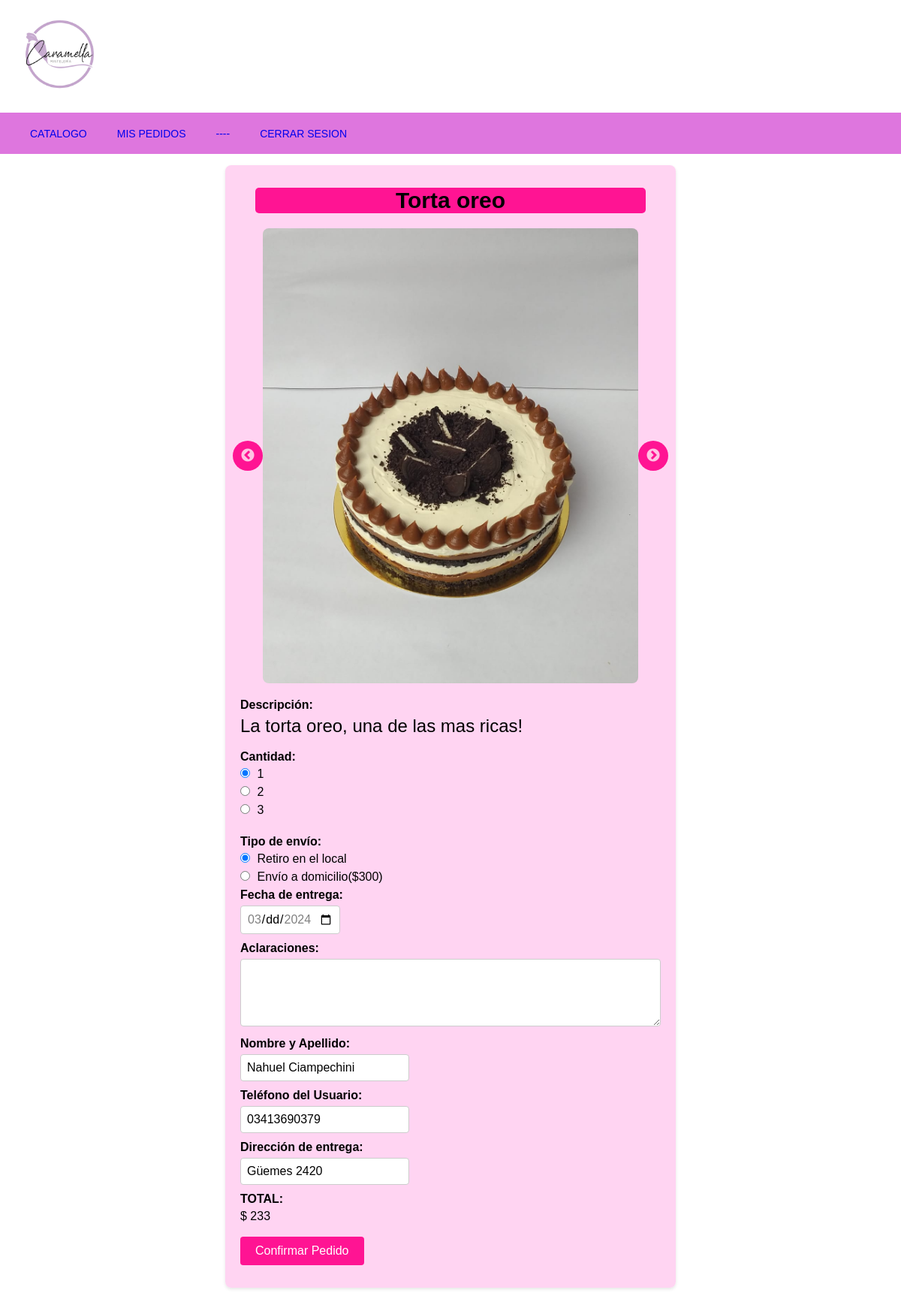
Screenshot of /realizar_pedido.php?id=39 (signed in) with the database file from the repository.
### tables this page shows
CREATE TABLE `producto` (
  `Id_producto` int(11) NOT NULL,
  `nombreProducto` varchar(25) DEFAULT NULL,
  `valorProducto` int(11) DEFAULT NULL,
  `descripcion` varchar(250) NOT NULL
);

CREATE TABLE `usuario` (
  `Id_usuario` int(11) NOT NULL,
  `Id_tipoUsuario` int(11) DEFAULT NULL,
  `nombreCliente` varchar(25) DEFAULT NULL,
  `apellidoCliente` varchar(25) DEFAULT NULL,
  `email` varchar(40) DEFAULT NULL,
  `contrasena` varchar(25) DEFAULT NULL,
  `fechaRegistro` datetime DEFAULT NULL ON UPDATE current_timestamp(),
  `telefono` varchar(25) DEFAULT NULL,
  `direccion` varchar(25) DEFAULT NULL
);

### realizar_pedido.php (the view, shortened to what this page needs)
<?php
include_once('php/conexion_database.php');
if (!isset($_SESSION['usuario'])) {
    header("Location: ./login.php");
}else if(isset($_GET['id']) && !empty($_GET['id'])) {
    $idProducto = $_GET['id'];
    $queryProducto = "SELECT * FROM producto WHERE Id_producto = $idProducto";
    $resultadoProducto = $database->query($queryProducto);
    if ($resultadoProducto->num_rows > 0) {
        $producto = $resultadoProducto->fetch_assoc();
    } else {
        header("Location: ./catalogo.php");
    }
} else {
    header("Location: ./catalogo.php");
}
$idUsuario=$_SESSION['usuario'];
$queryUsuario = "SELECT * FROM usuario WHERE Id_usuario='$idUsuario'";
$resultadoUsuario = $database->query($queryUsuario);
$datosUsuario = $resultadoUsuario->fetch_assoc();
$queryImagenes = "SELECT nombreFoto FROM fotoproducto WHERE Id_producto = $idProducto";
$resultadoImagenes = $database->query($queryImagenes);
$imagenes = array();
while ($imagen = $resultadoImagenes->fetch_assoc()) {
    $imagenes[] = $imagen['nombreFoto'];
}
?>
<!DOCTYPE html>
<html lang="es">
<head>
    <link rel="stylesheet" href="https://cdnjs.cloudflare.com/ajax/libs/slick-carousel/1.8.1/slick.min.css">
    <link rel="stylesheet" href="https://cdnjs.cloudflare.com/ajax/libs/slick-carousel/1.8.1/slick-theme.min.css">
</head>
<?php
include_once('index.php');
?>
<body>
    <main>
            <div class="producto-detalle">
                <form class="realizar-pedido" action="php/registro_pedido.php" method="POST" onsubmit="return confirmarPedido()">
                    <h2><?php echo $producto['nombreProducto']; ?></h2>
                    <div class="slick-slider">
                        <?php foreach ($imagenes as $imagen) { ?>
                            <div class="slick-slide">
                                <img src="<?php echo $imagen; ?>" alt="<?php echo $producto['nombreProducto']; ?>">
                            </div>
                        <?php } ?>
                    </div>
                    <label for="descripcion" class="producto-label">Descripción:</label>
                    <p><?php echo $producto['descripcion']; ?></p>
                    <br>
                    <label>Cantidad:</label>
                    <input type="radio" name="cantidad" value="1" onchange="calcularTotal()" checked> 1<br>
                    <input type="radio" name="cantidad" value="2" onchange="calcularTotal()"> 2<br>
                    <input type="radio" name="cantidad" value="3" onchange="calcularTotal()"> 3<br><br>
                    <label>Tipo de envío:</label>
                    <input type="radio" name="envio" value="1" onchange="calcularTotal()"checked> Retiro en el local<br>
                    <input type="radio" name="envio" value="2"onchange="calcularTotal()"> Envío a domicilio($300)<br>
                    <label for="fecha">Fecha de entrega:</label>
                    <input type="date" name="fecha" id="fecha" min="<?php echo date('Y-m-d', strtotime('+3 days')); ?>" max="<?php echo date('Y-m-d', strtotime('+2 weeks')); ?>" inputmode="monthday" required><br>
                    <label for="aclaraciones">Aclaraciones:</label>
                    <textarea name="aclaraciones" id="aclaraciones" rows="4" cols="50" maxlength="250"></textarea><br>
                    <label for="nombre">Nombre y Apellido:</label>
                    <input type="text" name="nombre" id="nombre" value="<?php echo $datosUsuario['nombreCliente'].' '.$datosUsuario['apellidoCliente'] ?>" required><br>
                    <label for="telefono">Teléfono del Usuario:</label>
                    <input type="tel" name="telefono" id="telefono" value="<?php echo $datosUsuario['telefono'] ?>" required><br>
                    <label for="direccion">Dirección de entrega:</label>
                    <input type="text" name="direccion" id="direccion" value="<?php echo $datosUsuario['direccion'] ?>" required><br>
                    <label>TOTAL:</label>
                    <a>$</a>
                    <span id="total">0</span><br><br>
                    <input type="submit" value="Confirmar Pedido">
                </form>
            </div>
    </main>
    <link rel="stylesheet" href="css/styleRealizar_pedido.css">
</body>
</html>

### css/styleMenu.css (style rules this page uses)
* { margin: 0; padding: 0; box-sizing: border-box; text-decoration: none; font-family: sans-serif; }
main { padding: 40px 20px; margin-top: 180px; }

### css/styleRealizar_pedido.css (style rules this page uses)
.realizar-pedido { max-width: 600px; margin: auto; padding: 20px; background-color: rgba(255, 196, 238, 0.727); border-radius: 8px; box-shadow: 0 2px 4px rgba(0, 0, 0, 0.1); }
h2 { border-radius: 5px; background-color: #FF1493; text-align: center; font-size: 30px; margin: 10px 20px; }
p { font-size: 24px; white-space: pre-wrap; }
.slick-slider { width: 100%; max-width: 500px; margin: 20px auto; }
.slick-slide img { width: 100%; height: auto; border-radius: 8px; }
label { display: block; margin-bottom: 5px; font-size: 16px; font-weight: bold; }
input[type="radio"] { margin-right: 5px; display: inline-block; }
textarea { width: 100%; resize: vertical; }
input, textarea { padding: 8px; border: 1px solid #ccc; border-radius: 4px; font-size: 16px; margin-bottom: 10px; }
input[type="submit"] { background-color: #FF1493; color: white; border: none; border-radius: 4px; padding: 10px 20px; font-size: 16px; cursor: pointer; transition: background-color 0.3s; }
.realizar-pedido>label { display: grid; grid-template-columns: 1fr 1fr; grid-gap: 10px; }

### rows the page displays
producto: nombreProducto "Torta oreo", descripcion "La torta oreo, una de las mas ricas!"
usuario: nombre "Nahuel Ciampechini", telefono "03413690379", direccion "Güemes 2420"
